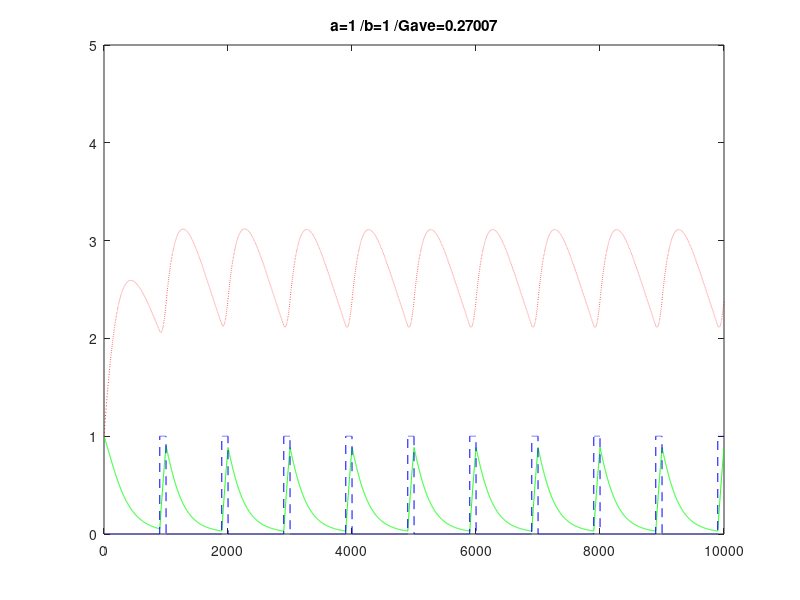

This chart was generated by the following MATLAB code:
dt=0.01;Tmax=10000;dint=1000;
d=zeros(1,Tmax);d(dint-100:dint)=1;
d=repmat(d(1,1:dint),1,fix(Tmax/dint));
G=zeros(1,Tmax);G(1)=1;%血糖値
I=zeros(1,Tmax);I(1)=1;%インスリン濃度
a=1;b=1;k1=0.1;k2=0.1;
for T=1:Tmax-1
    G(T+1)=G(T)+dt*( -k1*G(T)*(1+a*I(T))      +   d(T)  );
    I(T+1)=I(T)+dt*(   b*G(T)  - k2*I(T));
end
Gave=sum(G(1,Tmax/2+1:Tmax))*2/Tmax;
X=1:Tmax;
plot(X,G,'g',X,I,'r:',X,d,'b--');ylim([0 5]);
title(strcat('a=',num2str(a),' /b=',num2str(b),' /Gave=',num2str(Gave)));
